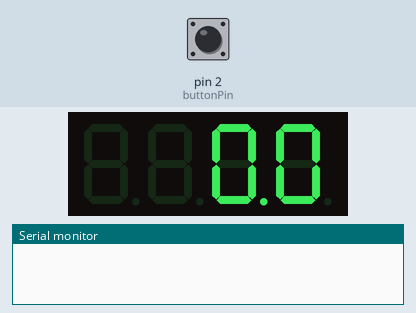
Bench run of a sketch on a simulated Arduino Uno, built with avr-gcc and run on an emulated ATmega328P. Shown: 4-digit seven-segment display, the last lines printed to the serial monitor. The inputs (shaded band) are chosen by the test bench; at power-on: pin 2 (buttonPin) HIGH.

Above: at 1.2 s.
1.3 s: pin 2 (buttonPin) pulled LOW for 0.15 s
At 1.35 s:
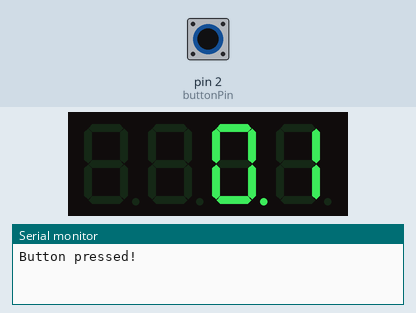
At 1.75 s:
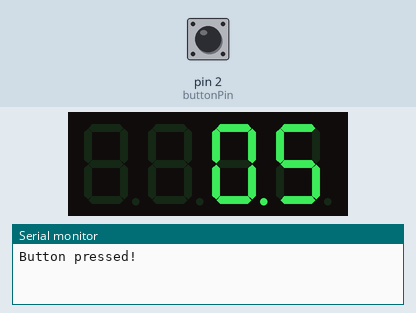
Timing chart, 0 to 4.3 s (numbered marks = the images above; inputs shaded):
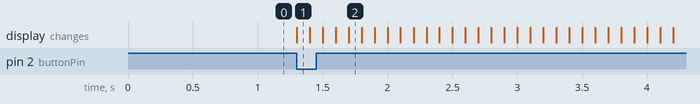

The sketch:

seven_segment_display_pushbutton.ino
```cpp
/*
This example demonstrates a very simple use of the SevSeg library with a 4
digit display. It displays a counter that counts up, showing deci-seconds.
https://github.com/DeanIsMe/SevSeg
*/

#include "SevSeg.h"

SevSeg sevseg; //Instantiate a seven segment controller object
int buttonPin = 2;
unsigned long timer = millis();
int deciSeconds = 0;
volatile unsigned long lastButtonPress = 0;
volatile int buttonPressed = 0;
int timerActive = 0;

void setup() {
  Serial.begin(9600);

  attachInterrupt(digitalPinToInterrupt(buttonPin), buttonPressInterrupt, CHANGE);
  pinMode(buttonPin, INPUT_PULLUP);

  byte numDigits = 4;
  byte digitPins[] = {A5, 3, 4, 5};
  byte segmentPins[] = {6, 7, 8, 9, 10, 11, 12, 13};

  sevseg.begin(COMMON_ANODE, numDigits, digitPins, segmentPins);
  sevseg.setBrightness(90);
  sevseg.setNumber(0, 1);
}

void loop() {
  if (buttonPressed) {
    if (timerActive) {
      // stop the timer on the first button press
      timerActive = 0;
    } else if (deciSeconds == 0) {
       // start the timer if the timer is on 0
       timerActive = 1;
    } else {
      // reset the timer on the 2nd button press
      deciSeconds = 0;
      sevseg.setNumber(deciSeconds, 1);
    }

    buttonPressed = 0;
    timer = millis();
  }

  if (timerActive && millis() >= timer) {
    deciSeconds++; // 100 milliSeconds is equal to 1 deciSecond
    timer += 100;
    if (deciSeconds == 10000) { // Reset to 0 after counting for 1000 seconds.
      deciSeconds=0;
    }
    sevseg.setNumber(deciSeconds, 1);
  }

  sevseg.refreshDisplay(); // Must run repeatedly
}

void buttonPressInterrupt() {
  if (millis() - lastButtonPress >= 300) {
    buttonPressed = 1;
    lastButtonPress = millis();
    Serial.println("Button pressed!");
  }
}
```

Measured:
- after the input at 1.3 s, the display: changes at once (image 1)
